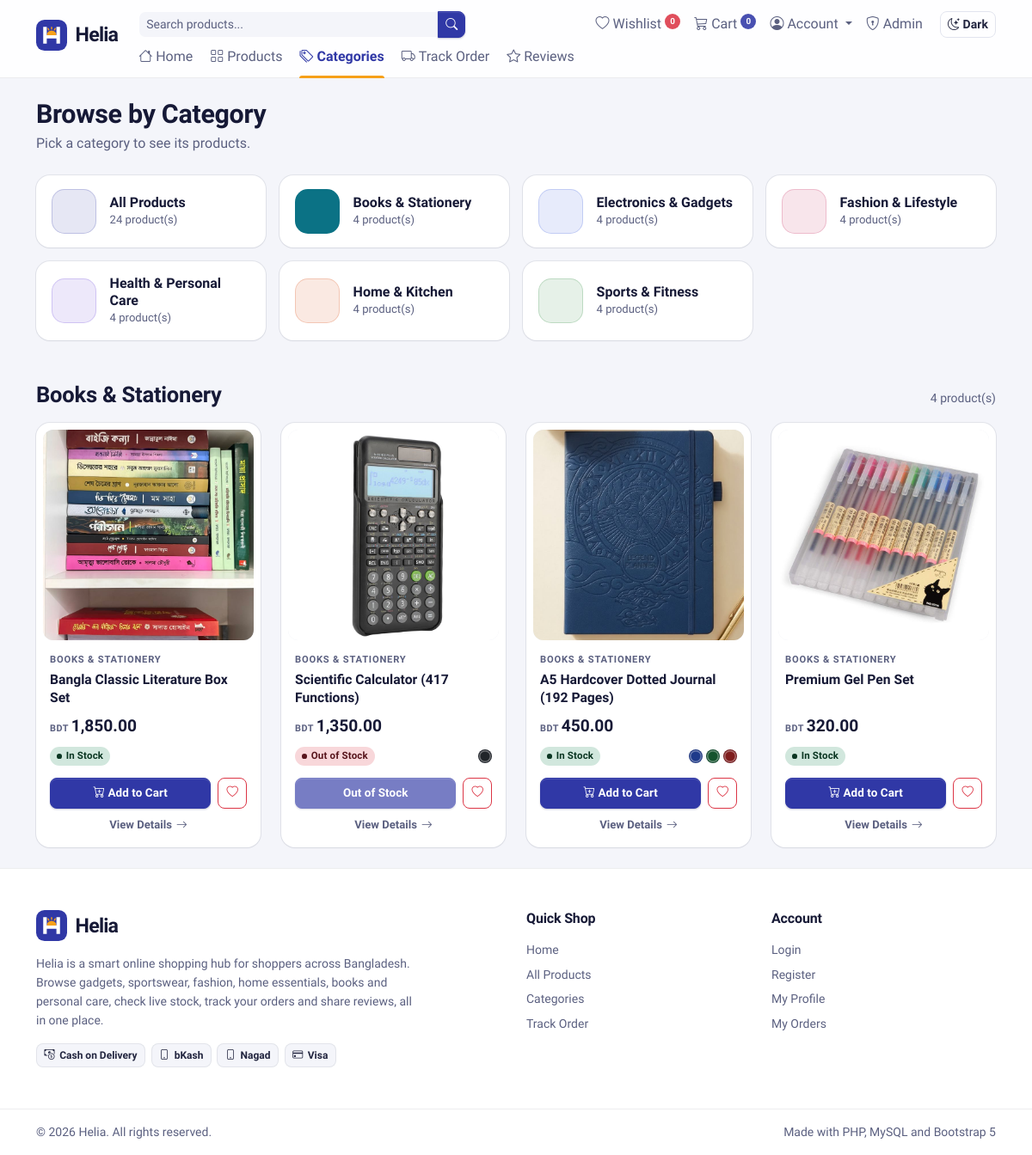
/categories.php?id=5, run on the app's committed database.
### tables this page shows
CREATE TABLE `categories` (
  `id` int(11) NOT NULL,
  `name` varchar(100) NOT NULL,
  `created_at` timestamp NOT NULL DEFAULT current_timestamp()
);

CREATE TABLE `products` (
  `id` int(11) NOT NULL,
  `category_id` int(11) DEFAULT NULL,
  `name` varchar(150) NOT NULL,
  `description` text DEFAULT NULL,
  `price` decimal(10,2) NOT NULL,
  `stock` int(11) NOT NULL DEFAULT 0,
  `color_variants` varchar(255) DEFAULT '',
  `image` varchar(255) DEFAULT '',
  `is_trending` tinyint(1) DEFAULT 0,
  `created_at` timestamp NOT NULL DEFAULT current_timestamp()
);

### config/db.php (called while the page is built, shortened)
<?php
function e($value)
{
    return htmlspecialchars((string) $value, ENT_QUOTES, 'UTF-8');
}

### categories.php (the view, shortened to what this page needs)
<?php
require_once 'config/db.php';
require_once 'includes/product_helpers.php';
require_once 'includes/brand.php';
$categories = $pdo->query('
    SELECT categories.id, categories.name, COUNT(products.id) AS product_count
    FROM categories
    LEFT JOIN products ON products.category_id = categories.id
    GROUP BY categories.id, categories.name
    ORDER BY categories.name
')->fetchAll();
$selectedId = $_GET['id'] ?? '';
$selectedCategory = null;
foreach ($categories as $category) {
    if ($category['id'] == $selectedId) {
        $selectedCategory = $category;
    }
}
if ($selectedCategory) {
    $stmt = $pdo->prepare('
        SELECT products.*, categories.name AS category_name
        FROM products
        LEFT JOIN categories ON categories.id = products.category_id
        WHERE products.category_id = ?
        ORDER BY products.id DESC
    ');
    $stmt->execute([$selectedCategory['id']]);
    $products = $stmt->fetchAll();
}
$totalProducts = $pdo->query('SELECT COUNT(*) FROM products')->fetchColumn();
require_once 'includes/header.php';
?>
<div class="page-head">
    <h1 class="fw-bold">Browse by Category</h1>
    <p>Pick a category to see its products.</p>
</div>
<div class="row row-cols-1 row-cols-sm-2 row-cols-lg-4 g-3 mb-5">
    <div class="col">
        <a href="categories.php" class="card category-card h-100 shadow-sm text-decoration-none <?= !$selectedCategory ? 'active' : '' ?>">
            <div class="card-body d-flex align-items-center gap-3">
                <?= categoryIcon('All Products', 'all') ?>
                <div>
                    <div class="category-name">All Products</div>
                    <div class="category-count"><?= $totalProducts ?> product(s)</div>
                </div>
            </div>
        </a>
    </div>
    <?php foreach ($categories as $category): ?>
        <div class="col">
            <a href="categories.php?id=<?= $category['id'] ?>" class="card category-card h-100 shadow-sm text-decoration-none <?= $selectedCategory && $selectedCategory['id'] == $category['id'] ? 'active' : '' ?>">
                <div class="card-body d-flex align-items-center gap-3">
                    <?= categoryIcon($category['name']) ?>
                    <div>
                        <div class="category-name"><?= e($category['name']) ?></div>
                        <div class="category-count"><?= $category['product_count'] ?> product(s)</div>
                    </div>
                </div>
            </a>
        </div>
    <?php endforeach; ?>
</div>
<div class="section-head">
    <h2 class="section-title mb-0"><?= $selectedCategory ? e($selectedCategory['name']) : 'All Products' ?></h2>
    <span class="text-body-secondary small"><?= count($products) ?> product(s)</span>
</div>
<?php if (empty($products)): ?>
    <?= renderEmptyState('No products here yet', 'There are no products in this category yet. Please check back soon.', 'Browse All Products', 'products.php', 'bi-box-seam') ?>
<?php else: ?>
    <div class="row row-cols-2 row-cols-md-3 row-cols-lg-4 product-grid">
        <?php foreach ($products as $product): ?>
            <?php include 'includes/product_card.php'; ?>
        <?php endforeach; ?>
    </div>
<?php endif; ?>
<?php require_once 'includes/footer.php'; ?>

### includes/brand.php (shortened to what this page needs)
<?php
function heliaMark($class = '', $size = 36)
{
    $classes = trim('helia-mark ' . $class);
    $size = (int) $size;
    return '<svg class="' . $classes . '" width="' . $size . '" height="' . $size . '" viewBox="0 0 48 48" aria-hidden="true" focusable="false">'
        . '<rect class="hm-tile" width="48" height="48" rx="13" fill="#3038a6"/>'
        . '<path class="hm-sun" d="M16.5 24a7.5 7.5 0 0 1 15 0z" fill="#f6a019"/>'
        . '<path class="hm-ray" d="M24 11.5v2.75M18.4 13.6l1.3 2.1M29.6 13.6l-1.3 2.1" fill="none" stroke="#f6a019" stroke-width="1.9" stroke-linecap="round"/>'
        . '<path class="hm-glyph" d="M11 11h5.5v13h15V11H37v26h-5.5v-8h-15v8H11z" fill="#ffffff"/>'
        . '</svg>';
}
function heliaLogo($tag = '', $class = '', $size = 36)
{
    $html = '<span class="helia-logo ' . $class . '">';
    $html .= heliaMark('', $size);
    $html .= '<span class="helia-wordmark">Helia</span>';
    $html .= '</span>';
    return $html;
}
function categoryIconKey($name)
{
    $name = strtolower((string) $name);
    $keywords = [
        'electronics' => ['electronic', 'gadget', 'mobile', 'phone', 'computer', 'tech'],
        'sports' => ['sport', 'fitness', 'cricket', 'football', 'gym', 'outdoor'],
        'fashion' => ['fashion', 'apparel', 'cloth', 'lifestyle', 'wear', 'shoe'],
        'home' => ['home', 'kitchen', 'living', 'furniture', 'appliance'],
        'books' => ['book', 'stationery', 'office', 'school'],
        'health' => ['health', 'beauty', 'personal care', 'care', 'cosmetic', 'wellness'],
    ];
    foreach ($keywords as $key => $words) {
        foreach ($words as $word) {
            if (strpos($name, $word) !== false) {
                return $key;
            }
        }
    }
    return 'default';
}
function categoryIconSvg($key, $size = 26)
{
    $paths = [
        'electronics' => '<path d="M4.5 15.5V12a7.5 7.5 0 0 1 15 0v3.5"/><rect x="3.25" y="13.75" width="4.5" height="7" rx="1.75"/><rect x="16.25" y="13.75" width="4.5" height="7" rx="1.75"/>',
        'sports' => '<g transform="rotate(45 11 11)"><rect x="8.25" y="8.25" width="5.5" height="12.75" rx="1.75"/><path d="M11 8.25V2.75"/></g><circle cx="18.25" cy="18.25" r="2.9"/><path d="M16.2 16.95c1.15.35 2.15 1.35 2.5 2.5"/>',
        'fashion' => '<path d="M8.75 3.5 4 6.1l1.9 4.3 2.35-1.05V20.5h7.5V9.35l2.35 1.05L20 6.1 15.25 3.5c-.55 1.5-1.75 2.4-3.25 2.4s-2.7-.9-3.25-2.4z"/><path d="M12 5.9v5.6"/>',
        'home' => '<path d="M6.75 11h10.5l1.5 9.5H5.25z"/><path d="M8.25 11V9.5a3.75 3.75 0 0 1 7.5 0V11"/><path d="M17.6 14 21 11.75"/><path d="M12 5.75V4.5"/>',
        'books' => '<path d="M12 6.75C10 5.1 7.1 4.6 3.75 5.1v13.4c3.35-.5 6.25 0 8.25 1.65 2-1.65 4.9-2.15 8.25-1.65V5.1C16.9 4.6 14 5.1 12 6.75z"/><path d="M12 6.75v13.4"/>',
        'health' => '<rect x="6.75" y="9.5" width="10.5" height="11.25" rx="2"/><path d="M10 9.5V7h4v2.5"/><path d="M12 7V3.75h4"/><path d="M12 12.75v4.5M9.75 15h4.5"/>',
        'all' => '<rect x="4" y="4" width="6.75" height="6.75" rx="1.75"/><rect x="13.25" y="4" width="6.75" height="6.75" rx="1.75"/><rect x="4" y="13.25" width="6.75" height="6.75" rx="1.75"/><rect x="13.25" y="13.25" width="6.75" height="6.75" rx="1.75"/>',
        'default' => '<path d="M3.75 12.6V4.75a1 1 0 0 1 1-1h7.85a1 1 0 0 1 .7.3l7.5 7.5a1 1 0 0 1 0 1.4l-7.85 7.85a1 1 0 0 1-1.4 0l-7.5-7.5a1 1 0 0 1-.3-.7z"/><circle cx="8.5" cy="8.5" r="1.4"/>',
    ];
    $inner = $paths[$key] ?? $paths['default'];
    $size = (int) $size;
    return '<svg width="' . $size . '" height="' . $size . '" viewBox="0 0 24 24" fill="none" stroke="currentColor" stroke-width="1.75" stroke-linecap="round" stroke-linejoin="round" aria-hidden="true" focusable="false">' . $inner . '</svg>';
}
function categoryIcon($name, $key = null, $size = 26)
{
    $key = $key ?? categoryIconKey($name);
    return '<span class="category-icon cat-' . $key . '">' . categoryIconSvg($key, $size) . '</span>';
}

### includes/product_card.php (shortened to what this page needs)
<?php
$inWishlist = in_array((int) $product['id'], $_SESSION['wishlist'] ?? []);
?>
<div class="col">
    <article class="card product-card h-100">
        <a href="product_details.php?id=<?= $product['id'] ?>" class="product-card-image" tabindex="-1" aria-hidden="true">
            <?= renderProductImage($product['image'], $product['name'], '', 'lg') ?>
        </a>
        <div class="card-body d-flex flex-column">
            <div class="product-card-category"><?= e($product['category_name'] ?? 'Uncategorized') ?></div>
            <h3 class="product-card-title">
                <a href="product_details.php?id=<?= $product['id'] ?>"><?= e($product['name']) ?></a>
            </h3>
            <div class="product-card-price"><small>BDT</small><?= number_format($product['price'], 2) ?></div>
            <div class="product-card-meta">
                <?= renderStockBadge($product['stock']) ?>
                <span class="d-inline-flex gap-1"><?= renderColorSwatches($product['color_variants']) ?></span>
            </div>
            <div class="mt-auto">
                <div class="d-flex gap-2">
                    <form method="post" action="cart.php" class="flex-grow-1">
                        <button type="submit" class="btn btn-primary btn-sm w-100 text-nowrap" <?= $product['stock'] > 0 ? '' : 'disabled' ?>>
                            <?php if ($product['stock'] > 0): ?>
                                <i class="bi bi-cart-plus"></i> Add<span class="d-none d-sm-inline"> to Cart</span>
                            <?php else: ?>
                                <span class="d-sm-none">Sold Out</span><span class="d-none d-sm-inline">Out of Stock</span>
                            <?php endif; ?>
                        </button>
                    </form>
                    <form method="post" action="wishlist.php">
                        <button type="submit" class="btn btn-outline-danger btn-sm btn-icon" title="<?= $inWishlist ? 'Remove from wishlist' : 'Add to wishlist' ?>" aria-label="<?= $inWishlist ? 'Remove' : 'Add' ?> <?= e($product['name']) ?> <?= $inWishlist ? 'from' : 'to' ?> wishlist">
                            <i class="bi <?= $inWishlist ? 'bi-heart-fill' : 'bi-heart' ?>"></i>
                        </button>
                    </form>
                </div>
                <a href="product_details.php?id=<?= $product['id'] ?>" class="product-card-link">
                    View Details <i class="bi bi-arrow-right"></i>
                </a>
            </div>
        </div>
    </article>
</div>

### includes/product_helpers.php (shortened to what this page needs)
<?php
function renderStockBadge($stock)
{
    if ($stock > 5) {
        return '<span class="badge stock-badge stock-in"><span class="stock-dot"></span>In Stock</span>';
    }
    return '<span class="badge stock-badge stock-out"><span class="stock-dot"></span>Out of Stock</span>';
}
function getColorList($colorVariants)
{
    $colors = [];
    foreach (explode(',', (string) $colorVariants) as $color) {
        $color = trim($color);
        if (preg_match('/^#[0-9a-fA-F]{6}$/', $color)) {
            $colors[] = strtoupper($color);
        }
    }
    return $colors;
}
function renderColorSwatches($colorVariants)
{
    $html = '';
    foreach (getColorList($colorVariants) as $color) {
        $html .= '<span class="color-dot" style="background-color: ' . $color . ';" title="' . $color . '"></span>';
    }
    return $html;
}
function productImageExists($image)
{
    $image = trim((string) $image);
    return is_file(dirname(__DIR__) . '/' . $image);
}
function renderProductImage($image, $alt = '', $class = '', $size = 'md', $pathPrefix = '', $lazy = true)
{
    $class = trim((string) $class);
    $alt = (string) $alt;
    if (productImageExists($image)) {
        return '<img src="' . e($pathPrefix . trim((string) $image)) . '" alt="' . e($alt) . '"'
            . ($class !== '' ? ' class="' . e($class) . '"' : '')
            . ($lazy ? ' loading="lazy"' : '') . '>';
    }
    $classes = 'photo-empty photo-empty-' . $size . ($class !== '' ? ' ' . $class : '');
    $label = $alt !== '' ? ' role="img" aria-label="' . e('No photo of ' . $alt) . '"' : ' aria-hidden="true"';
    return '<div class="' . e($classes) . '"' . $label . '>'
        . '<i class="bi bi-image" aria-hidden="true"></i>'
        . '<span>No Photo</span>'
        . '</div>';
}

### assets/css/style.css (style rules this page uses)
body { min-height: 100vh; display: flex; flex-direction: column; background-color: var(--helia-canvas); }
body, .navbar, .card, .site-footer, .list-group-item, .form-control, .form-select, .input-group-text { transition: background-color 0.25s ease, color 0.25s ease, border-color 0.25s ease, box-shadow 0.25s ease, transform 0.25s ease; }
.section-head { display: flex; align-items: flex-end; justify-content: space-between; gap: 1rem; margin-bottom: 1.1rem; }
.section-title { font-size: clamp(1.25rem, 1.05rem + 0.8vw, 1.6rem); font-weight: 700; margin-bottom: 0.15rem; }
.page-head { margin-bottom: 1.5rem; }
.page-head h1 { font-size: clamp(1.4rem, 1.15rem + 1vw, 1.9rem); margin-bottom: 0.2rem; }
.page-head p { color: var(--bs-secondary-color); margin-bottom: 0; }
.category-card { border: 0 !important; box-shadow: var(--helia-shadow-sm); transition: transform 0.25s cubic-bezier(0.2, 0.7, 0.2, 1), box-shadow 0.25s ease, background-color 0.25s ease; }
.category-card:hover .category-icon, .category-card.active .category-icon { background-color: var(--cat); color: #ffffff; box-shadow: none; }
.category-card.active { box-shadow: 0 0 0 2px var(--bs-primary), var(--helia-shadow-md); }
.category-card .card-body { padding: 1rem 1.1rem; }
.category-name { font-weight: 600; color: var(--bs-emphasis-color); line-height: 1.25; }
.category-count { font-size: 0.82rem; color: var(--bs-secondary-color); }
.product-grid { --bs-gutter-x: 1rem; --bs-gutter-y: 1rem; }
@media (min-width: 768px) { .product-grid { --bs-gutter-x: 1.5rem; --bs-gutter-y: 1.5rem; } }
.product-card { border: 0 !important; box-shadow: var(--helia-shadow-sm); transition: transform 0.28s cubic-bezier(0.2, 0.7, 0.2, 1), box-shadow 0.28s ease, background-color 0.25s ease; }
.product-card-image { position: relative; display: block; aspect-ratio: 1 / 1; overflow: hidden; margin: 0.5rem 0.5rem 0; border-radius: 0.75rem; background-color: var(--bs-secondary-bg); }
.product-card-image img { width: 100%; height: 100%; object-fit: cover; transition: transform 0.5s cubic-bezier(0.2, 0.7, 0.2, 1); }
.product-card .card-body { padding: 0.85rem 1rem 1rem; }
.product-card-category { font-size: 0.7rem; font-weight: 600; text-transform: uppercase; letter-spacing: 0.07em; color: var(--bs-secondary-color); margin-bottom: 0.3rem; white-space: nowrap; overflow: hidden; text-overflow: ellipsis; }
.product-card-title { font-family: var(--bs-body-font-family); font-size: 0.98rem; font-weight: 600; line-height: 1.3; letter-spacing: 0; min-height: 2.6em; margin-bottom: 0.5rem; display: -webkit-box; -webkit-line-clamp: 2; -webkit-box-orient: vertical; overflow: hidden; }
.product-card-title a { color: var(--bs-emphasis-color); text-decoration: none; }
.product-card-price { font-family: var(--helia-display); font-size: 1.2rem; font-weight: 700; color: var(--bs-emphasis-color); font-variant-numeric: tabular-nums; margin-bottom: 0.6rem; }
.product-card-price small { font-family: var(--bs-body-font-family); font-size: 0.68rem; font-weight: 600; letter-spacing: 0.06em; color: var(--bs-secondary-color); margin-right: 0.15rem; }
.product-card-meta { display: flex; flex-wrap: wrap; align-items: center; justify-content: space-between; gap: 0.4rem; margin-bottom: 0.9rem; }
.product-card .btn-sm { --bs-btn-padding-y: 0.42rem; --bs-btn-font-size: 0.84rem; }
.btn-icon { width: 2.1rem; padding-left: 0; padding-right: 0; }
.product-card-link { display: flex; align-items: center; justify-content: center; gap: 0.3rem; margin-top: 0.6rem; font-size: 0.82rem; font-weight: 600; color: var(--bs-secondary-color); text-decoration: none; }
.color-dot { display: inline-block; width: 16px; height: 16px; border-radius: 50%; border: 1px solid var(--helia-line-strong); box-shadow: inset 0 0 0 1.5px rgba(255, 255, 255, 0.35); vertical-align: middle; }

### data on the page
categories: name "Books & Stationery", product_count "4"
categories: name "Electronics & Gadgets", product_count "4"
categories: name "Fashion & Lifestyle", product_count "4"
categories: name "Health & Personal Care", product_count "4"
categories: name "Home & Kitchen", product_count "4"
categories: name "Sports & Fitness", product_count "4"
products: image (picture), category.name "BOOKS & STATIONERY", name "Bangla Classic Literature Box Set", price "1,850.00", stock "In Stock"
products: image (picture), category.name "BOOKS & STATIONERY", name "Scientific Calculator (417 Functions)", price "1,350.00", stock "Out of Stock"
products: image (picture), category.name "BOOKS & STATIONERY", name "A5 Hardcover Dotted Journal (192 Pages)", price "450.00", stock "In Stock"
products: image (picture), category.name "BOOKS & STATIONERY", name "Premium Gel Pen Set", price "320.00", stock "In Stock"

### other printed values
$wishlistCount "0"
$cartCount "0"
$accountLabel "Account"
$item[0] "Home"
$item[0] "Products"
$item[0] "Categories"
$item[0] "Track Order"
$item[0] "Reviews"
$totalProducts "24"
count($products) "4"
